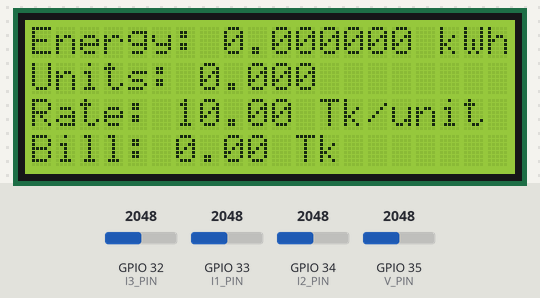
Recording of a sketch running on a simulated ESP32. Parts: 20×4 character LCD. The inputs (shaded band) are chosen by the test bench; at power-on: GPIO 34 (I2_PIN) = 2048, GPIO 35 (V_PIN) = 2048, GPIO 32 (I3_PIN) = 2048, GPIO 33 (I1_PIN) = 2048. EEPROM starts erased; what the sketch prints to the serial monitor is not drawn.

Above: at 2.9 s.
3.0 s: GPIO 34 (I2_PIN) set to 2866
At 5.0 s:
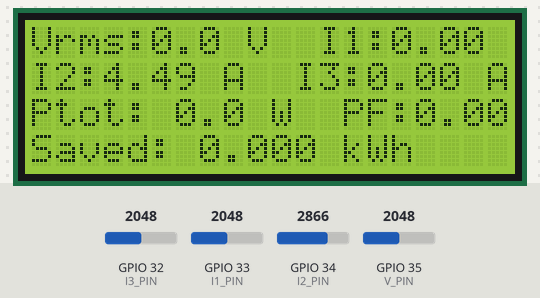
6.0 s: GPIO 34 (I2_PIN) set to 2904
9.0 s: GPIO 35 (V_PIN) set to 1228
At 10.0 s:
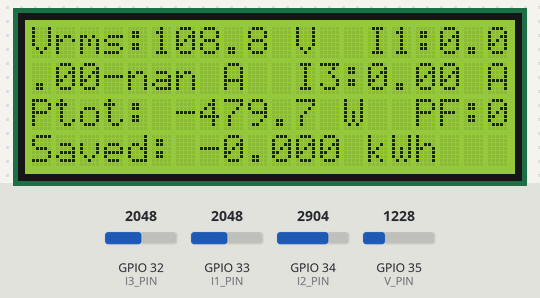
12.0 s: GPIO 32 (I3_PIN) set to 1228
At 13.4 s:
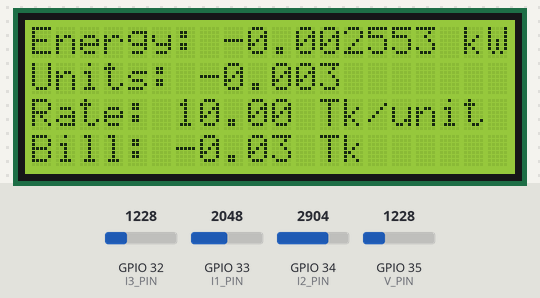
15.0 s: GPIO 33 (I1_PIN) set to 2049
At 17.5 s:
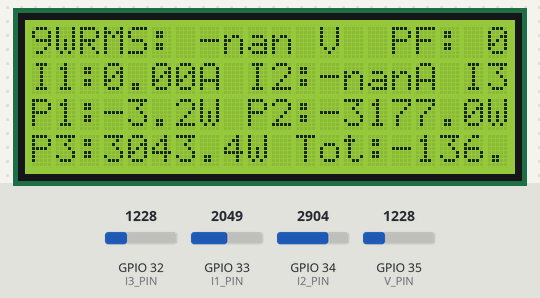
18.0 s: GPIO 35 (V_PIN) set to 122
At 20.8 s:
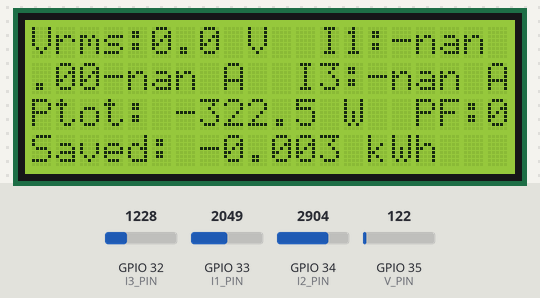
Timing chart, 0 to 22.0 s (numbered marks = the images above; inputs shaded):
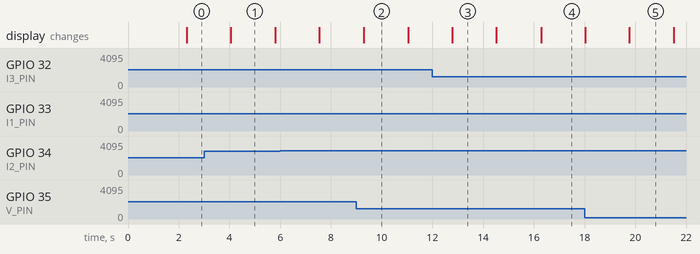

Measured:
- the behaviour switches between 2048 and 2049 on GPIO 33 (I1_PIN) (found by bisection; images 3 and 4)
- after the input at 9.0 s, the display: changes after 0.29 s (image 2)
- after the input at 18.0 s, the display: first differs from a run without the input after 1.8 s (image 5)
- what the display in image 1 shows lasts 1.7 s, from 4.1 s to 5.8 s
- what the display in image 2 shows lasts 1.7 s, from 9.3 s to 11.0 s

The sketch:

Single_phase_evergy_monitoring_lcd_esp32_v1.ino
```cpp
/* ESP32: 3x ACS712 + ZMPT101B energy meter + 20x4 I2C LCD
   - Computes Vrms, Irms (per channel), real power, accumulates energy (kWh)
   - Shows values and bill (10 Tk / unit)
   - Uses LiquidCrystal_I2C library (Install from Library Manager)
*/

#include <Wire.h>
#include <LiquidCrystal_I2C.h>
#include <Preferences.h>

LiquidCrystal_I2C lcd(0x27, 20, 4); // change address if needed

// ADC pins
const int V_PIN = 35; // ZMPT101B
const int I1_PIN = 33; // ACS712 channel 1
const int I2_PIN = 34; // ACS712 channel 2
const int I3_PIN = 32; // ACS712 channel 3

// ADC params
const float ADC_MAX = 4095.0; // 12-bit
const float VREF = 3.3;       // approx (ESP32)

// Sampling
const int N = 3000; // sample window
const unsigned int SAMPLE_US = 200; // 5kHz approx -> 200us
// adjust N and SAMPLE_US to cover many mains cycles (50Hz -> 20ms per cycle)

// Calibration (SET THESE after calibration)
float ZMPT_OFFSET_ADC = 2048.0; // measured ADC mid value
float ACS1_OFFSET_ADC  = 2048.0;
float ACS2_OFFSET_ADC  = 2048.0;
float ACS3_OFFSET_ADC  = 2048.0;

// Sensitivities
const float ACS_V_PER_A = 0.066; // change per your ACS712 version (V/A)
const float ZMPT_VOLTSCALE = 230.0 / 0.5; // placeholder: (actual mains V) / measured Vpeak; calibrate

// Energy storage
Preferences prefs;
const char* PREF_KEY = "energy_kwh";
double energy_kwh = 0.0;

// Billing
const float PRICE_PER_UNIT = 10.0; // 10 Tk per kWh

// helper for converting ADC to voltage (approx)
float adcToVoltage(int raw) {
  return (raw / ADC_MAX) * VREF;
}

// Save energy periodically
unsigned long lastSaveMillis = 0;
const unsigned long SAVE_INTERVAL = 60000; // save every 60s

void setup() {
  Serial.begin(115200);
  Wire.begin(21, 22); // SDA, SCL
  lcd.init();
  lcd.backlight();

  analogSetPinAttenuation(V_PIN, ADC_11db);
  analogSetPinAttenuation(I1_PIN, ADC_11db);
  analogSetPinAttenuation(I2_PIN, ADC_11db);
  analogSetPinAttenuation(I3_PIN, ADC_11db);

  // load persisted energy
  prefs.begin("energy", false);
  energy_kwh = prefs.getDouble(PREF_KEY, 0.0);
  Serial.printf("Loaded energy_kwh = %.6f\n", energy_kwh);
  lcd.clear();
  lcd.setCursor(0,0);
  lcd.print("Energy Meter Boot");
  delay(800);
}

void loop() {
  // variables for running sums (offset removed later)
  double v_sum = 0, v_sq_sum = 0;
  double i1_sum = 0, i1_sq_sum = 0, p1_sum = 0;
  double i2_sum = 0, i2_sq_sum = 0, p2_sum = 0;
  double i3_sum = 0, i3_sq_sum = 0, p3_sum = 0;

  unsigned long startMicros = micros();
  for (int n=0; n<N; n++) {
    int rawV = analogRead(V_PIN);
    int rawI1 = analogRead(I1_PIN);
    int rawI2 = analogRead(I2_PIN);
    int rawI3 = analogRead(I3_PIN);

    float v_adc = ((float)rawV / ADC_MAX) * VREF;
    float i1_adc = ((float)rawI1 / ADC_MAX) * VREF;
    float i2_adc = ((float)rawI2 / ADC_MAX) * VREF;
    float i3_adc = ((float)rawI3 / ADC_MAX) * VREF;

    // Convert offsets from ADC to voltage
    float zmptOffsetV = (ZMPT_OFFSET_ADC / ADC_MAX) * VREF;
    float acs1OffsetV  = (ACS1_OFFSET_ADC / ADC_MAX) * VREF;
    float acs2OffsetV  = (ACS2_OFFSET_ADC / ADC_MAX) * VREF;
    float acs3OffsetV  = (ACS3_OFFSET_ADC / ADC_MAX) * VREF;

    // AC components (volts and amps)
    float v_ac = (v_adc - zmptOffsetV) * ZMPT_VOLTSCALE; // scaled to mains volts (calibrate)
    float i1_ac = (i1_adc - acs1OffsetV) / ACS_V_PER_A; // amps
    float i2_ac = (i2_adc - acs2OffsetV) / ACS_V_PER_A;
    float i3_ac = (i3_adc - acs3OffsetV) / ACS_V_PER_A;

    // accumulate sums
    v_sum += v_ac;
    v_sq_sum += (double)v_ac * v_ac;

    i1_sum += i1_ac; i1_sq_sum += (double)i1_ac * i1_ac; p1_sum += (double)v_ac * i1_ac;
    i2_sum += i2_ac; i2_sq_sum += (double)i2_ac * i2_ac; p2_sum += (double)v_ac * i2_ac;
    i3_sum += i3_ac; i3_sq_sum += (double)i3_ac * i3_ac; p3_sum += (double)v_ac * i3_ac;

    // precise sampling delay
    unsigned long nextMicros = startMicros + (unsigned long)((n+1) * SAMPLE_US);
    while (micros() < nextMicros) { /* wait */ }
  }

  double v_mean = v_sum / N;
  double v_rms = sqrt((v_sq_sum / N) - (v_mean * v_mean));

  double i1_mean = i1_sum / N;
  double i1_rms = sqrt((i1_sq_sum / N) - (i1_mean * i1_mean));
  double p1 = p1_sum / N;

  double i2_mean = i2_sum / N;
  double i2_rms = sqrt((i2_sq_sum / N) - (i2_mean * i2_mean));
  double p2 = p2_sum / N;

  double i3_mean = i3_sum / N;
  double i3_rms = sqrt((i3_sq_sum / N) - (i3_mean * i3_mean));
  double p3 = p3_sum / N;

  double P_total = p1 + p2 + p3;
  double S_total = v_rms * (i1_rms + i2_rms + i3_rms); // total apparent approx
  double pf_total = (S_total > 1e-6) ? (P_total / S_total) : 0.0;

  // Calculate elapsed time for this measurement window
  static unsigned long lastMillis = millis();
  unsigned long nowMillis = millis();
  unsigned long dtMillis = nowMillis - lastMillis;
  if (dtMillis == 0) dtMillis = (unsigned long)((N * SAMPLE_US) / 1000); // fallback
  lastMillis = nowMillis;

  // Integrate energy: P_total (W) * time (hours) -> Wh
  double dtHours = (double)dtMillis / 3600000.0; // ms -> hours
  double added_kwh = (P_total * dtHours) / 1000.0; // W * hours -> kWh
  energy_kwh += added_kwh;

  // Billing
  double bill_tk = energy_kwh * PRICE_PER_UNIT;

  // Display (rotate pages every loop)
  static int page = 0;
  page = (page + 1) % 3;

  lcd.clear();
  if (page == 0) {
    lcd.setCursor(0,0); lcd.printf("V RMS: %.1f V  PF: %.2f", v_rms, pf_total);
    lcd.setCursor(0,1); lcd.printf("I1:%.2fA I2:%.2fA I3:%.2fA", i1_rms, i2_rms, i3_rms);
    lcd.setCursor(0,2); lcd.printf("P1:%.1fW P2:%.1fW", p1, p2);
    lcd.setCursor(0,3); lcd.printf("P3:%.1fW Tot:%.1fW", p3, P_total);
  } else if (page == 1) {
    lcd.setCursor(0,0); lcd.printf("Energy: %.6f kWh", energy_kwh);
    lcd.setCursor(0,1); lcd.printf("Units: %.3f", energy_kwh);
    lcd.setCursor(0,2); lcd.printf("Rate: %.2f Tk/unit", PRICE_PER_UNIT);
    lcd.setCursor(0,3); lcd.printf("Bill: %.2f Tk", bill_tk);
  } else {
    lcd.setCursor(0,0); lcd.printf("Vrms:%.1f V  I1:%.2f A", v_rms, i1_rms);
    lcd.setCursor(0,1); lcd.printf("I2:%.2f A  I3:%.2f A", i2_rms, i3_rms);
    lcd.setCursor(0,2); lcd.printf("Ptot: %.1f W  PF:%.2f", P_total, pf_total);
    lcd.setCursor(0,3); lcd.printf("Saved: %.3f kWh", energy_kwh);
  }

  Serial.printf("Vrms:%.2f V I:%.2f,%.2f,%.2f P:%.2f kWh:%.6f Bill:%.2f\n",
                v_rms, i1_rms, i2_rms, i3_rms, P_total, energy_kwh, bill_tk);

  // Persist energy occasionally
  if (millis() - lastSaveMillis > SAVE_INTERVAL) {
    prefs.putDouble(PREF_KEY, energy_kwh);
    lastSaveMillis = millis();
    Serial.println("Saved energy to prefs.");
  }

  delay(300); // adjust UI refresh rate
}
```
